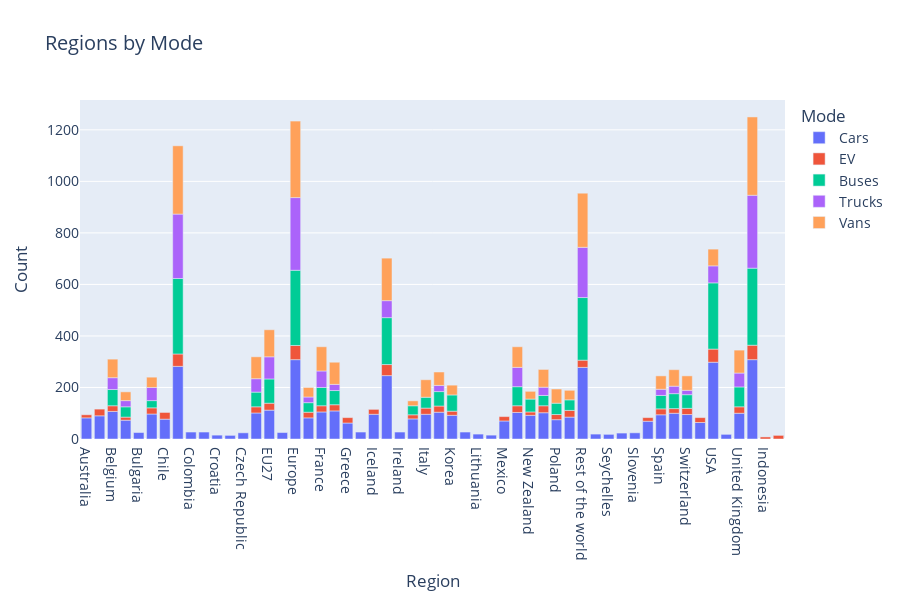

This figure's notebook cell:
### Markdown cell above
### Stacked Column Chart

### Code cell
region_category_counts = df.groupby(['region', 'mode']).size().reset_index(name='count')

fig = px.bar(region_category_counts, 
             x='region', 
             y='count', 
             color='mode', 
             labels={'region':'Region', 'count':'Count', 'mode':'Mode'},
             title='Regions by Mode')

fig.update_layout(width=900, height=600, font_size=14)

fig.show()

### Figure 1 — Plotly figure (JSON) as saved in the notebook; plotly's stock layout.template omitted (floating-point values rounded to 4 significant figures)
{"data": [{"alignmentgroup": "True", "hovertemplate": "Mode=Cars<br>Region=%{x}<br>Count=%{y}<extra></extra>", "legendgroup": "Cars", "marker": {"color": "#636efa", "pattern": {"shape": ""}}, "name": "Cars", "offsetgroup": "Cars", "orientation": "v", "showlegend": true, "textposition": "auto", "type": "bar", "x": ["Australia", "Austria", "Belgium", "Brazil", "Bulgaria", "Canada", "Chile", "China", "Colombia", "Costa Rica", "Croatia", "Cyprus", "Czech Republic", "Denmark", "EU27", "Estonia", "Europe", "Finland", "France", "Germany", "Greece", "Hungary", "Iceland", "India", "Ireland", "Israel", "Italy", "Japan", "Korea", "Latvia", "Lithuania", "Luxembourg", "Mexico", "Netherlands", "New Zealand", "Norway", "Poland", "Portugal", "Rest of the world", "Romania", "Seychelles", "Slovakia", "Slovenia", "South Africa", "Spain", "Sweden", "Switzerland", "Turkiye", "USA", "United Arab Emirates", "United Kingdom", "World"], "xaxis": "x", "y": [82, 90, 107, 73, 25, 97, 77, 282, 27, 27, 15, 14, 24, 101, 112, 25, 308, 82, 105, 109, 62, 27, 96, 246, 27, 78, 96, 104, 92, 27, 19, 15, 70, 103, 92, 102, 75, 85, 278, 19, 18, 23, 24, 69, 94, 100, 95, 64, 298, 18, 100, 308], "yaxis": "y"}, {"alignmentgroup": "True", "hovertemplate": "Mode=EV<br>Region=%{x}<br>Count=%{y}<extra></extra>", "legendgroup": "EV", "marker": {"color": "#EF553B", "pattern": {"shape": ""}}, "name": "EV", "offsetgroup": "EV", "orientation": "v", "showlegend": true, "textposition": "auto", "type": "bar", "x": ["Australia", "Austria", "Belgium", "Brazil", "Canada", "Chile", "China", "Denmark", "EU27", "Europe", "Finland", "France", "Germany", "Greece", "Iceland", "India", "Indonesia", "Israel", "Italy", "Japan", "Korea", "Mexico", "Netherlands", "New Zealand", "Norway", "Poland", "Portugal", "Rest of the world", "South Africa", "Spain", "Sweden", "Switzerland", "Thailand", "Turkiye", "USA", "United Kingdom", "World"], "xaxis": "x", "y": [12, 26, 22, 12, 24, 26, 48, 24, 27, 55, 22, 24, 24, 21, 19, 43, 8, 16, 24, 24, 16, 17, 26, 13, 27, 20, 26, 28, 14, 23, 18, 24, 14, 19, 51, 25, 56], "yaxis": "y"}, {"alignmentgroup": "True", "hovertemplate": "Mode=Buses<br>Region=%{x}<br>Count=%{y}<extra></extra>", "legendgroup": "Buses", "marker": {"color": "#00cc96", "pattern": {"shape": ""}}, "name": "Buses", "offsetgroup": "Buses", "orientation": "v", "showlegend": true, "textposition": "auto", "type": "bar", "x": ["Belgium", "Brazil", "Canada", "China", "Denmark", "EU27", "Europe", "Finland", "France", "Germany", "India", "Israel", "Italy", "Japan", "Korea", "Netherlands", "New Zealand", "Norway", "Poland", "Portugal", "Rest of the world", "Spain", "Sweden", "Switzerland", "USA", "United Kingdom", "World"], "xaxis": "x", "y": [63, 40, 28, 293, 57, 94, 292, 37, 71, 55, 182, 35, 42, 56, 63, 74, 50, 40, 44, 41, 243, 52, 58, 53, 257, 77, 299], "yaxis": "y"}, {"alignmentgroup": "True", "hovertemplate": "Mode=Trucks<br>Region=%{x}<br>Count=%{y}<extra></extra>", "legendgroup": "Trucks", "marker": {"color": "#ab63fa", "pattern": {"shape": ""}}, "name": "Trucks", "offsetgroup": "Trucks", "orientation": "v", "showlegend": true, "textposition": "auto", "type": "bar", "x": ["Belgium", "Brazil", "Canada", "China", "Denmark", "EU27", "Europe", "Finland", "France", "Germany", "India", "Japan", "Netherlands", "Norway", "Rest of the world", "Spain", "Sweden", "Switzerland", "USA", "United Kingdom", "World"], "xaxis": "x", "y": [46, 24, 51, 250, 52, 86, 282, 22, 64, 24, 66, 24, 75, 32, 195, 24, 29, 17, 66, 54, 283], "yaxis": "y"}, {"alignmentgroup": "True", "hovertemplate": "Mode=Vans<br>Region=%{x}<br>Count=%{y}<extra></extra>", "legendgroup": "Vans", "marker": {"color": "#FFA15A", "pattern": {"shape": ""}}, "name": "Vans", "offsetgroup": "Vans", "orientation": "v", "showlegend": true, "textposition": "auto", "type": "bar", "x": ["Belgium", "Brazil", "Canada", "China", "Denmark", "EU27", "Europe", "Finland", "France", "Germany", "India", "Israel", "Italy", "Japan", "Korea", "Netherlands", "New Zealand", "Norway", "Poland", "Portugal", "Rest of the world", "Spain", "Sweden", "Switzerland", "USA", "United Kingdom", "World"], "xaxis": "x", "y": [72, 34, 40, 265, 85, 105, 297, 37, 94, 86, 165, 19, 68, 52, 38, 80, 30, 69, 55, 37, 210, 52, 64, 56, 65, 89, 304], "yaxis": "y"}], "layout": {"barmode": "relative", "font": {"size": 14}, "height": 600, "legend": {"title": {"text": "Mode"}, "tracegroupgap": 0}, "title": {"text": "Regions by Mode"}, "width": 900, "xaxis": {"anchor": "y", "autorange": true, "domain": [0, 1], "range": [-0.5, 53.5], "title": {"text": "Region"}, "type": "category"}, "yaxis": {"anchor": "x", "autorange": true, "domain": [0, 1], "range": [0, 1316.0], "title": {"text": "Count"}, "type": "linear"}}}
